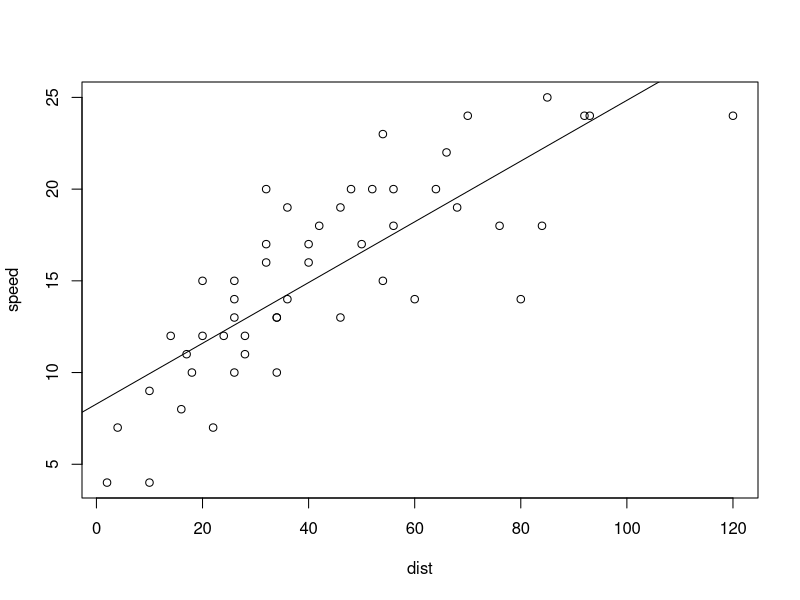
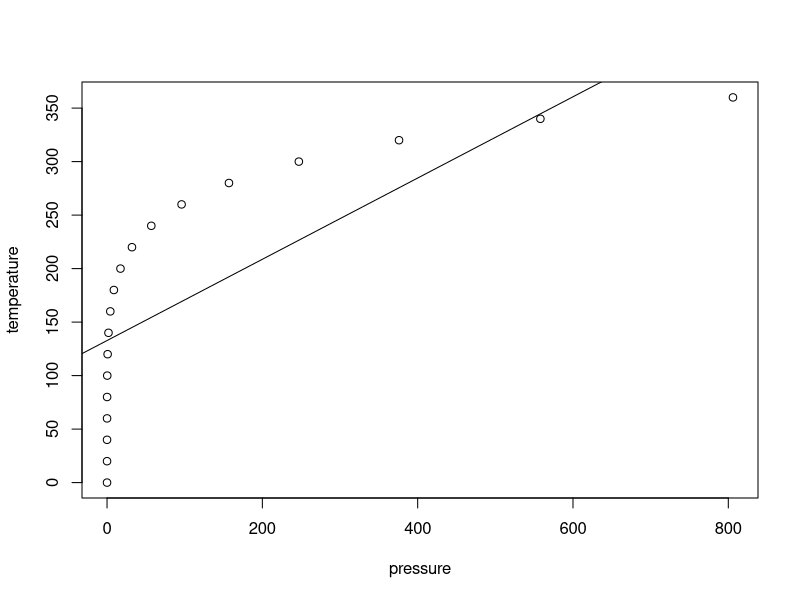
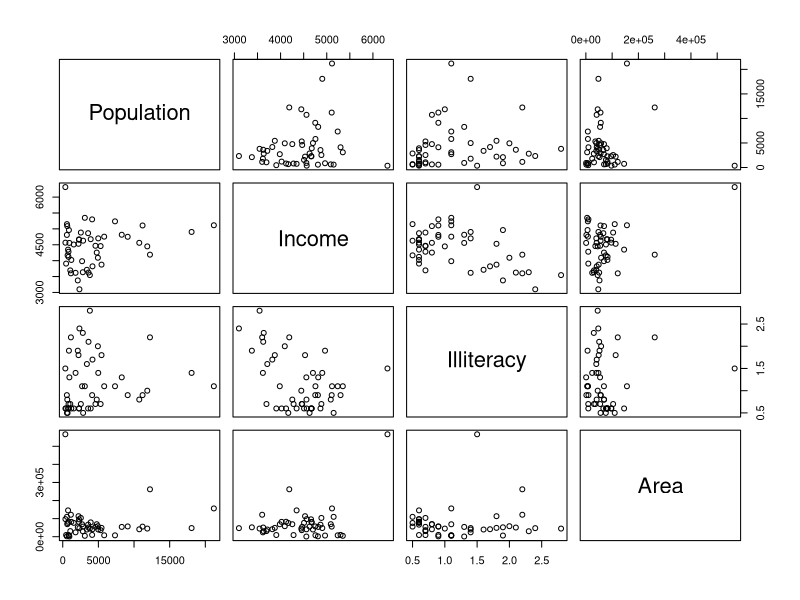
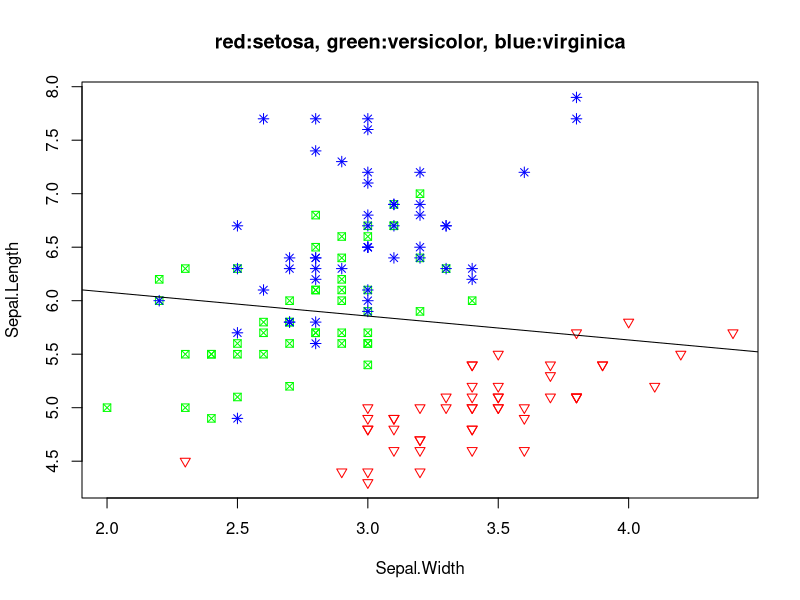
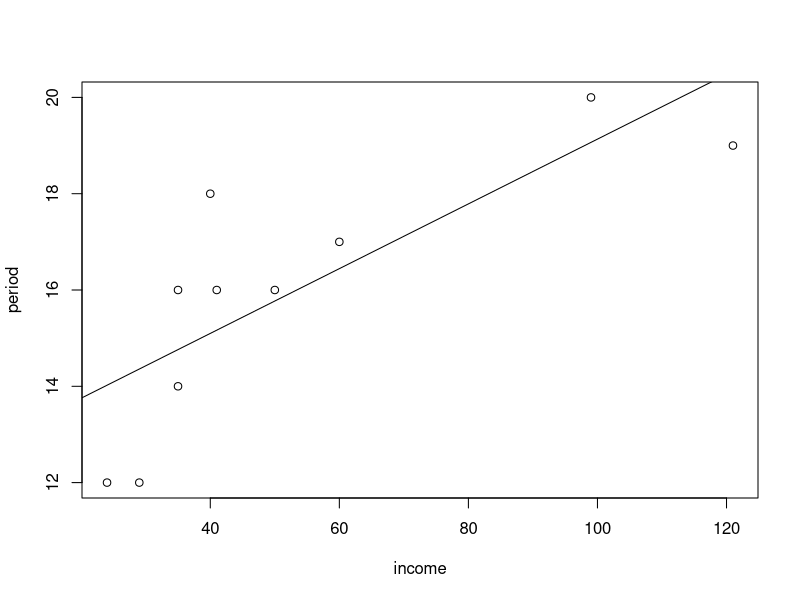
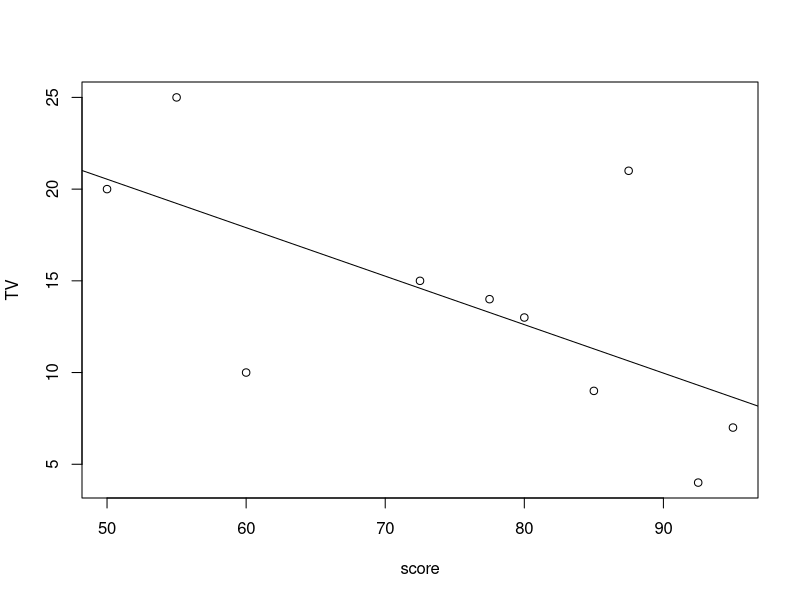
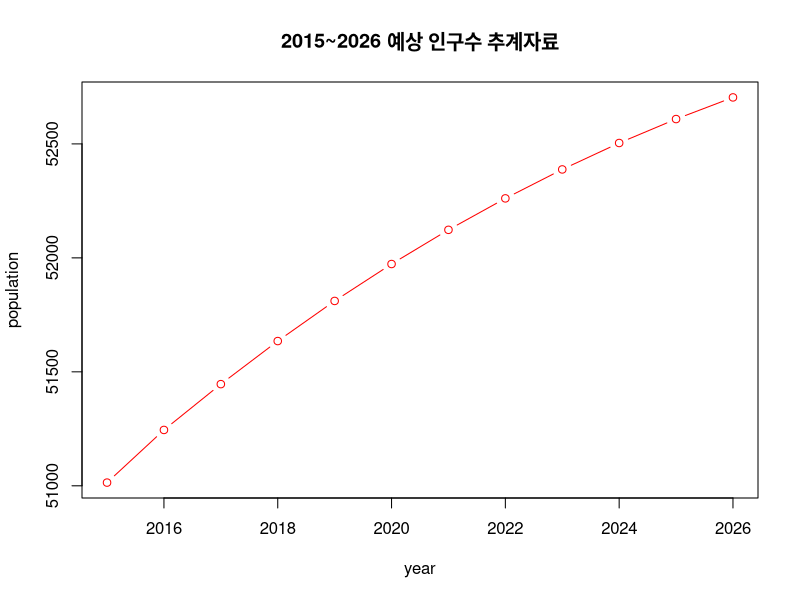
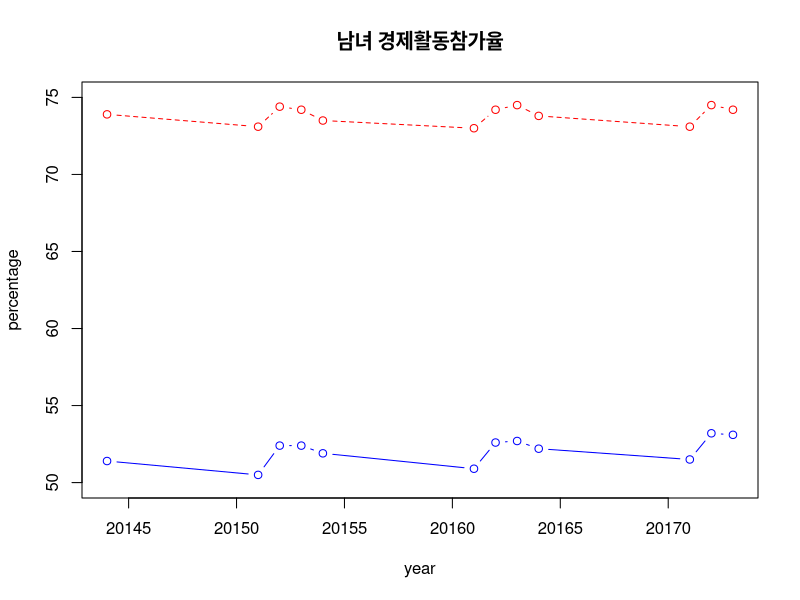

R code for these plots, in order: (Note: this script raises an error after producing the figures.)
#1
plot(speed~dist, data=cars)
res<-lm(speed~dist, data=cars)
abline(res)
cor(cars$speed, cars$dist)

#2 cor지수가 0.7544923으로 높다. 상관관계가 높다.
str(pressure)
plot(temperature~pressure, data=pressure)
res<-lm(temperature~pressure, data=pressure)
abline(res)
cor(pressure$temperature, pressure$pressure)

#3
str(state.x77)
colnames(state.x77)
pairs(state.x77[,c("Population", "Income", "Illiteracy", "Area")])

cor(state.x77[,"Population"], state.x77[,"Area"]) # 
cor(state.x77[,"Income"], state.x77[,"Illiteracy"]) # 상관 관계가 없다.
#4
points<-as.numeric(iris[,"Species"])
levels(iris[,"Species"])
points
class(points)
colors<-c("red", "green", "blue")
plot(Sepal.Length~Sepal.Width, data=iris, pch=c(points)+5, col=colors[points], main="red:setosa, green:versicolor, blue:virginica")
res<-lm(Sepal.Length~Sepal.Width, iris)
abline(res)
cor(iris$Sepal.Length, iris$Sepal.Width)
#5
income<-c(121,99,41,35,40,29,35,24,50,60)
period<-c(19,20,16,16,18,12,14,12,16,17)
Edu<-data.frame(income, period)
plot(period~income, data=Edu)
res<-lm(period~income, data=Edu)
abline(res)
cor(Edu$income, Edu$period)

#6
score<-c(77.5,60,50,95,55,85,72.5,80,92.5,87.5)
TV<-c(14,10,20,7,25,9,15,13,4,21)
ScoreTV<-data.frame(score, TV)
plot(TV~score, data=ScoreTV)
res<-lm(TV~score, data=ScoreTV)
abline(res)
cor(ScoreTV$score, ScoreTV$TV)

#7
colnames(mtcars)
ncol(mtcars)
mtcars.cor<-c()
for(i in 2:11) {
    cat("mpg and", colnames(mtcars)[i], ":", cor(mtcars$mpg, mtcars[,i]), "\n")
    mtcars.cor[i-1] <-cor(mtcars$mpg, mtcars[,i])
}
cat("mostly relative property : ", colnames(mtcars)[which.max(abs(mtcars.cor))+ 1], "\n")

#8
year<-c(2015,2016,2017,2018,2019,2020,2021,2022,2023,2024,2025,2026)
population<-c(51014,51245,51446,51635,51811,51973,52123,52261,52388,52504,52609,52704)
plot(x=year, y=population, main="2015~2026 예상 인구수 추계자료", lty=1, type="b", col="red", ylab="population", xlab="year")

#9
year<-c(20144,20151,20152,20153,20154,20161,20162,20163,20164,20171,20172,20173)
men<-c(73.9,73.1,74.4,74.2,73.5,73,74.2,74.5,73.8,73.1,74.5,74.2)
women<-c(51.4,50.5,52.4,52.4,51.9,50.9,52.6,52.7,52.2,51.5,53.2,53.1)
plot(x=year, y=men, main="남녀 경제활동참가율", lty=2, type="b", col="red", ylab="percentage", ylim=c(50,75))
lines(x=year, y=women, type='b', col="blue")

#10-1
Girth<-trees$Girth
Height<-trees$Height 
new.trees <- data.frame(Girth, Height)
plot(Height~Girth, data=new.trees) #산점도
res<-lm(Height~Girth, data=new.trees)
abline(res)
cor(new.trees$Girth, new.trees$Height) #상관계수

#10-2
Girth<-trees$Girth
Height<-trees$Height 
Volume<-trees$Volume
new.trees <- data.frame(Girth, Height, Volume)
#다중 산점도
vars<-c("Girth", "Height", "Volume")
target<-new.trees[, vars]
plot(target, data=new.trees) #산점도
pairs(target, main="trees") #산점도

res<-lm(Height~Girth, data=new.trees)
abline(res)
cor(target) #다중 상관계수

#11
str(Orange)
colnames(Orange)
points <- as.numeric(Orange[,"Tree"])
colors<-c("azure2", "coral", "cornflowerblue", "chartreuse2", "cadetblue1") #색깔 수정좀...
plot(age~circumference, data=Orange, pch=points, col=colors[points], main="1-azure2, 2-coral, 3-cornflowerblue, 4-chartreuse2, 5-cadetblue1")

#12
install.packages("mlbench") 
library(mlbench)
data("Glass")
myds<-Glass

dev.off(dev.list()["RStudioGD"])
#12-2
par(mfrow=c(3,3))
for(i in 1:(ncol(myds)-2)) {
    for(j in i+1:(ncol(myds)-(i+1))) {
        plot(x=myds[,i], y=myds[,j], main=paste(colnames(myds)[i], "and", colnames(myds)[j], sep=" "))
    }
}

#12-3
lines<-0
for(i in 1:(ncol(myds)-2)) {
    for(j in i+1:(ncol(myds)-(i+1))){
        cat(colnames(myds)[i], "and", colnames(myds)[j],":", cor(myds[,i], myds[,j]),"\t\t")
        lines<-lines+1
        if(lines %% 2 == 0) {
            cat("\n")
        }
    }
}

#12-4
pts<-as.numeric(myds[,"Type"])
colors<-c("red", "green", "blue", "orange", "purple", "brown")
par(mfrow=c(3,3))
for(i in 1:(ncol(myds)-2)) {
    for(j in i+1:(ncol(myds)-(i+1))) {
        plot(x=myds[,i], y=myds[,j], main=paste(colnames(myds)[i], "and", colnames(myds)[j], sep=" "), col=colors[pts])
    }
}

#13
#13-1
library(mlbench)
data("Ionosphere")
myds<-Ionosphere[,3:12]

#13-2
cors<-c()
k<-1
for(i in 1:(ncol(myds)-1)) {
    for(j in i+1:(ncol(myds)-i)){
        cors[3*k-2]<-i
        cors[3*k-1]<-j
        cors[3*k]<-cor(myds[,i], myds[,j])
        k<-k+1
    }
}

length(cors)
idx<-1:length(cors)
idx.max<-which.max(abs(cors[idx%%3==0]))
cat("most relative properties are", colnames(myds)[cors[idx.max*3-2]], "and", colnames(myds)[cors[idx.max*3-1]], "\nand value of cor :", cors[idx.max*3], "\n")

#14
year<-1875:1972
hlevel<-as.vector(LakeHuron)
plot(x=year, y=hlevel, type='l', col='blue')

#15
colnames(AirPassengers)
extMonthPsg<-function(y) {
    return (AirPassengers[((y-1949)*12+1):((y-1949)*12+12)])
}
year1949<-extMonthPsg(1949)
year1955<-extMonthPsg(1955)
year1960<-extMonthPsg(1960)
months<-1:12
plot(year1949 ~ months,
    ylim = (c(min(c(min(year1949), min(year1955), min(year1960))),
        max(c(max(year1949), max(year1955), max(year1960))))),
    col = "red",
    main = "red:1949, blue:1955, green:1960",
    type = "l",
    ylab = "passengers"
)
lines(year1955~months, col="blue", type='l')
lines(year1960~months, col="green", type='l')

#16
colnames(USAccDeaths)
extMonthUs<-function(y) {
    return (USAccDeaths[((y-1973)*12+1):((y-1973)*12+12)])
}
year1973<-extMonthUs(1973)
year1975<-extMonthUs(1975)
year1977<-extMonthUs(1977)
months<-1:12
plot(year1973 ~ months,
    ylim = (c(min(c(min(year1973), min(year1975), min(year1977))),
        max(c(max(year1973), max(year1975), max(year1977))))),
    col = "red",
    main = "red:1973, blue:1975, green:1977",
    type = "l",
    ylab = "passengers"
)
lines(year1975~months, col="blue", type='l')
lines(year1977~months, col="green", type='l')

